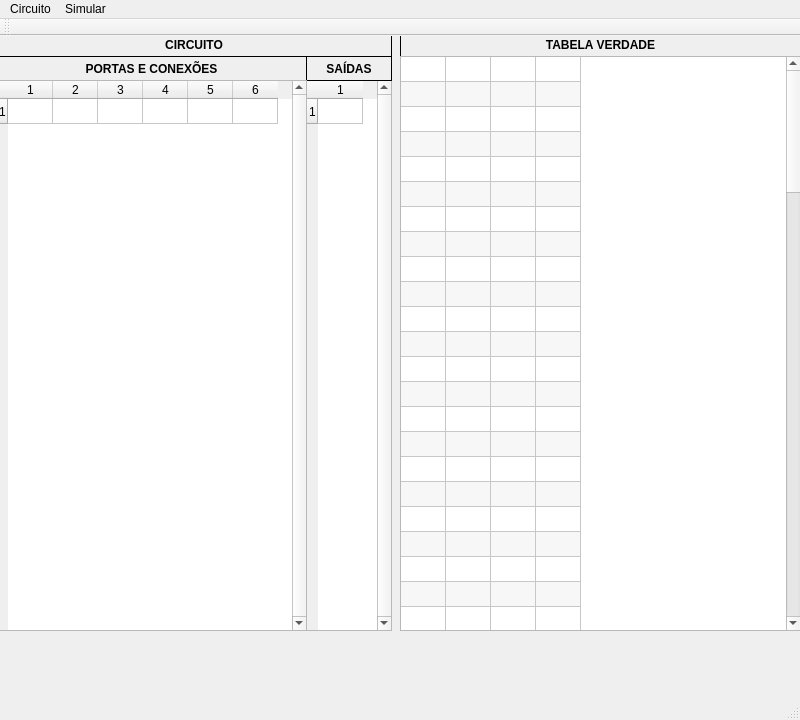
<?xml version="1.0" encoding="UTF-8"?>
<ui version="4.0">
 <class>MainWindow</class>
 <widget class="QMainWindow" name="MainWindow">
  <property name="geometry">
   <rect>
    <x>0</x>
    <y>0</y>
    <width>800</width>
    <height>720</height>
   </rect>
  </property>
  <property name="minimumSize">
   <size>
    <width>0</width>
    <height>0</height>
   </size>
  </property>
  <property name="windowTitle">
   <string>MainWindow</string>
  </property>
  <widget class="QWidget" name="centralWidget">
   <widget class="QTableWidget" name="tableSaidas">
    <property name="geometry">
     <rect>
      <x>306</x>
      <y>44</y>
      <width>86</width>
      <height>551</height>
     </rect>
    </property>
    <property name="verticalScrollBarPolicy">
     <enum>Qt::ScrollBarAlwaysOn</enum>
    </property>
    <property name="horizontalScrollBarPolicy">
     <enum>Qt::ScrollBarAlwaysOff</enum>
    </property>
    <property name="editTriggers">
     <set>QAbstractItemView::NoEditTriggers</set>
    </property>
    <property name="tabKeyNavigation">
     <bool>false</bool>
    </property>
    <property name="alternatingRowColors">
     <bool>true</bool>
    </property>
    <property name="selectionMode">
     <enum>QAbstractItemView::SingleSelection</enum>
    </property>
    <property name="selectionBehavior">
     <enum>QAbstractItemView::SelectRows</enum>
    </property>
    <property name="rowCount">
     <number>1</number>
    </property>
    <property name="columnCount">
     <number>1</number>
    </property>
    <attribute name="horizontalHeaderDefaultSectionSize">
     <number>45</number>
    </attribute>
    <attribute name="horizontalHeaderHighlightSections">
     <bool>false</bool>
    </attribute>
    <attribute name="horizontalHeaderMinimumSectionSize">
     <number>25</number>
    </attribute>
    <attribute name="verticalHeaderVisible">
     <bool>true</bool>
    </attribute>
    <attribute name="verticalHeaderDefaultSectionSize">
     <number>25</number>
    </attribute>
    <attribute name="verticalHeaderMinimumSectionSize">
     <number>20</number>
    </attribute>
    <row/>
    <column/>
   </widget>
   <widget class="QLabel" name="labelCircuito_2">
    <property name="geometry">
     <rect>
      <x>400</x>
      <y>-4</y>
      <width>401</width>
      <height>25</height>
     </rect>
    </property>
    <property name="font">
     <font>
      <weight>75</weight>
      <bold>true</bold>
     </font>
    </property>
    <property name="frameShape">
     <enum>QFrame::Box</enum>
    </property>
    <property name="text">
     <string>TABELA VERDADE</string>
    </property>
    <property name="alignment">
     <set>Qt::AlignCenter</set>
    </property>
   </widget>
   <widget class="QLabel" name="labelPortas">
    <property name="geometry">
     <rect>
      <x>-4</x>
      <y>20</y>
      <width>311</width>
      <height>25</height>
     </rect>
    </property>
    <property name="font">
     <font>
      <weight>75</weight>
      <bold>true</bold>
     </font>
    </property>
    <property name="frameShape">
     <enum>QFrame::Box</enum>
    </property>
    <property name="text">
     <string>PORTAS E CONEXÕES</string>
    </property>
    <property name="alignment">
     <set>Qt::AlignCenter</set>
    </property>
   </widget>
   <widget class="QLabel" name="labelSaidas">
    <property name="geometry">
     <rect>
      <x>306</x>
      <y>20</y>
      <width>86</width>
      <height>25</height>
     </rect>
    </property>
    <property name="font">
     <font>
      <weight>75</weight>
      <bold>true</bold>
     </font>
    </property>
    <property name="frameShape">
     <enum>QFrame::Box</enum>
    </property>
    <property name="text">
     <string>SAÍDAS</string>
    </property>
    <property name="alignment">
     <set>Qt::AlignCenter</set>
    </property>
   </widget>
   <widget class="QTableWidget" name="tablePortas">
    <property name="geometry">
     <rect>
      <x>-4</x>
      <y>44</y>
      <width>311</width>
      <height>551</height>
     </rect>
    </property>
    <property name="verticalScrollBarPolicy">
     <enum>Qt::ScrollBarAlwaysOn</enum>
    </property>
    <property name="horizontalScrollBarPolicy">
     <enum>Qt::ScrollBarAlwaysOff</enum>
    </property>
    <property name="editTriggers">
     <set>QAbstractItemView::NoEditTriggers</set>
    </property>
    <property name="tabKeyNavigation">
     <bool>false</bool>
    </property>
    <property name="alternatingRowColors">
     <bool>true</bool>
    </property>
    <property name="selectionMode">
     <enum>QAbstractItemView::SingleSelection</enum>
    </property>
    <property name="selectionBehavior">
     <enum>QAbstractItemView::SelectRows</enum>
    </property>
    <property name="rowCount">
     <number>1</number>
    </property>
    <property name="columnCount">
     <number>6</number>
    </property>
    <attribute name="horizontalHeaderVisible">
     <bool>true</bool>
    </attribute>
    <attribute name="horizontalHeaderDefaultSectionSize">
     <number>45</number>
    </attribute>
    <attribute name="horizontalHeaderHighlightSections">
     <bool>false</bool>
    </attribute>
    <attribute name="horizontalHeaderMinimumSectionSize">
     <number>25</number>
    </attribute>
    <attribute name="verticalHeaderVisible">
     <bool>true</bool>
    </attribute>
    <attribute name="verticalHeaderDefaultSectionSize">
     <number>25</number>
    </attribute>
    <attribute name="verticalHeaderMinimumSectionSize">
     <number>20</number>
    </attribute>
    <row/>
    <column/>
    <column/>
    <column/>
    <column/>
    <column/>
    <column/>
   </widget>
   <widget class="QTableWidget" name="tableTabelaVerdade">
    <property name="geometry">
     <rect>
      <x>400</x>
      <y>20</y>
      <width>401</width>
      <height>575</height>
     </rect>
    </property>
    <property name="verticalScrollBarPolicy">
     <enum>Qt::ScrollBarAlwaysOn</enum>
    </property>
    <property name="horizontalScrollBarPolicy">
     <enum>Qt::ScrollBarAsNeeded</enum>
    </property>
    <property name="editTriggers">
     <set>QAbstractItemView::NoEditTriggers</set>
    </property>
    <property name="tabKeyNavigation">
     <bool>false</bool>
    </property>
    <property name="alternatingRowColors">
     <bool>true</bool>
    </property>
    <property name="selectionMode">
     <enum>QAbstractItemView::NoSelection</enum>
    </property>
    <property name="selectionBehavior">
     <enum>QAbstractItemView::SelectItems</enum>
    </property>
    <property name="rowCount">
     <number>99</number>
    </property>
    <property name="columnCount">
     <number>4</number>
    </property>
    <attribute name="horizontalHeaderVisible">
     <bool>false</bool>
    </attribute>
    <attribute name="horizontalHeaderDefaultSectionSize">
     <number>45</number>
    </attribute>
    <attribute name="horizontalHeaderHighlightSections">
     <bool>false</bool>
    </attribute>
    <attribute name="horizontalHeaderMinimumSectionSize">
     <number>25</number>
    </attribute>
    <attribute name="verticalHeaderVisible">
     <bool>false</bool>
    </attribute>
    <attribute name="verticalHeaderDefaultSectionSize">
     <number>25</number>
    </attribute>
    <attribute name="verticalHeaderHighlightSections">
     <bool>false</bool>
    </attribute>
    <row/>
    <row/>
    <row/>
    <row/>
    <row/>
    <row/>
    <row/>
    <row/>
    <row/>
    <row/>
    <row/>
    <row/>
    <row/>
    <row/>
    <row/>
    <row/>
    <row/>
    <row/>
    <row/>
    <row/>
    <row/>
    <row/>
    <row/>
    <row/>
    <row/>
    <row/>
    <row/>
    <row/>
    <row/>
    <row/>
    <row/>
    <row/>
    <row/>
    <row/>
    <row/>
    <row/>
    <row/>
    <row/>
    <row/>
    <row/>
    <row/>
    <row/>
    <row/>
    <row/>
    <row/>
    <row/>
    <row/>
    <row/>
    <row/>
    <row/>
    <row/>
    <row/>
    <row/>
    <row/>
    <row/>
    <row/>
    <row/>
    <row/>
    <row/>
    <row/>
    <row/>
    <row/>
    <row/>
    <row/>
    <row/>
    <row/>
    <row/>
    <row/>
    <row/>
    <row/>
    <row/>
    <row/>
    <row/>
    <row/>
    <row/>
    <row/>
    <row/>
    <row/>
    <row/>
    <row/>
    <row/>
    <row/>
    <row/>
    <row/>
    <row/>
    <row/>
    <row/>
    <row/>
    <row/>
    <row/>
    <row/>
    <row/>
    <row/>
    <row/>
    <row/>
    <row/>
    <row/>
    <row/>
    <row/>
    <column/>
    <column/>
    <column/>
    <column/>
   </widget>
   <widget class="QLabel" name="labelCircuito">
    <property name="geometry">
     <rect>
      <x>-4</x>
      <y>-4</y>
      <width>396</width>
      <height>25</height>
     </rect>
    </property>
    <property name="font">
     <font>
      <weight>75</weight>
      <bold>true</bold>
     </font>
    </property>
    <property name="frameShape">
     <enum>QFrame::Box</enum>
    </property>
    <property name="text">
     <string>CIRCUITO</string>
    </property>
    <property name="alignment">
     <set>Qt::AlignCenter</set>
    </property>
   </widget>
  </widget>
  <widget class="QMenuBar" name="menuBar">
   <property name="geometry">
    <rect>
     <x>0</x>
     <y>0</y>
     <width>800</width>
     <height>22</height>
    </rect>
   </property>
   <widget class="QMenu" name="menuCircuito">
    <property name="title">
     <string>Circuito</string>
    </property>
    <addaction name="actionNovo"/>
    <addaction name="actionLer"/>
    <addaction name="actionSalvar"/>
    <addaction name="separator"/>
    <addaction name="actionSair"/>
   </widget>
   <widget class="QMenu" name="menuSimular">
    <property name="title">
     <string>Simular</string>
    </property>
    <addaction name="actionGerar_Tabela"/>
   </widget>
   <addaction name="menuCircuito"/>
   <addaction name="menuSimular"/>
  </widget>
  <widget class="QToolBar" name="mainToolBar">
   <attribute name="toolBarArea">
    <enum>TopToolBarArea</enum>
   </attribute>
   <attribute name="toolBarBreak">
    <bool>false</bool>
   </attribute>
  </widget>
  <widget class="QStatusBar" name="statusBar"/>
  <action name="actionNovo">
   <property name="text">
    <string>Novo</string>
   </property>
  </action>
  <action name="actionLer">
   <property name="text">
    <string>Ler</string>
   </property>
  </action>
  <action name="actionSalvar">
   <property name="text">
    <string>Salvar</string>
   </property>
  </action>
  <action name="actionSair">
   <property name="text">
    <string>Sair</string>
   </property>
  </action>
  <action name="actionGerar_Tabela">
   <property name="text">
    <string>Gerar Tabela</string>
   </property>
  </action>
 </widget>
 <layoutdefault spacing="6" margin="11"/>
 <resources/>
 <connections/>
</ui>
